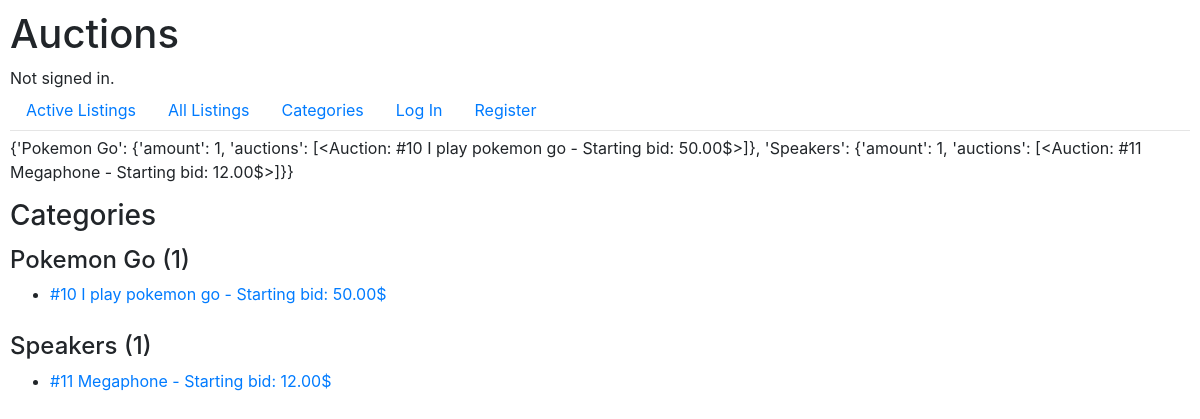
The page /categories/ on the database as committed earlier.
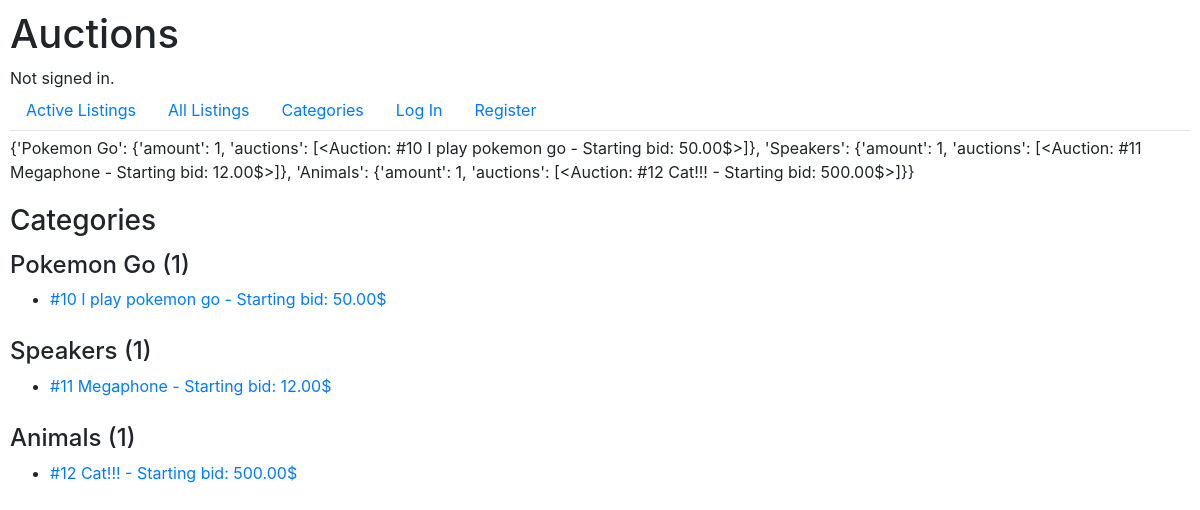
The same page on the database as committed later.
### auctions/models.py (models this page shows)
class Auction(models.Model):
    title = models.CharField(max_length=64)
    description = models.TextField(max_length=256)
    image_url = models.CharField(max_length=256, blank=True, null=True)
    category = models.CharField(max_length=256)
    created_by = models.ForeignKey(
        User,
        on_delete=models.CASCADE,
        related_name="Auction"
    )
    created_at = models.DateTimeField(auto_now_add=True)
    views = models.IntegerField(default=0)
    is_active = models.BooleanField(default=True)
    end_time = models.DateTimeField()
    bid_count = models.IntegerField(default=0)
    starting_bid = models.DecimalField(max_digits=16, decimal_places=2, validators=[MinValueValidator(0)])
    current_bid = models.ForeignKey(
        "Bid",
        on_delete=models.SET_NULL,
        null=True,
        blank=True,
        related_name="auction_bids"
    )
    winner = models.ForeignKey(
        User,
        on_delete=models.SET_NULL,
        null=True,
        blank=True,
        related_name="winner"
    )
    def __str__(self):
        if self.current_bid is None:
            bid_status = f"Starting bid: {self.starting_bid:,}$"
        else:
            bid_status = f"Current bid: {self.current_bid.amount:,}$ by {self.current_bid.bidder}"
        return f"#{self.id:,} {self.title} - {bid_status}"

### auctions/views.py (the view)
# urls.py: path("categories/", views.categories, name="categories"),
def categories(request):
    active_auctions = Auction.objects.filter(is_active=True).order_by("-id")
    active_auctions = Auction.objects.filter()
    categories = {}
    for auction in active_auctions:
        category = auction.category.title()
        if category not in categories:
            categories[category] = {
                "amount": 1,
                "auctions": [auction]
            }
        else:
            categories[category]["amount"] += 1
            categories[category]["auctions"].append(auction)
    print(categories)
    return render(request, "auctions/categories.html", {
        "categories": categories,
    })

### auctions/templates/auctions/categories.html (shortened to what this page needs)
{% extends 'auctions/layout.html' %}
{% block body %}
{{ categories }}
<h3>Categories</h1>
{% for category, data in categories.items %}
<p>
    <h4>{{ category }} ({{ data.amount }})</h3>
    <ul>
        {% for auction in data.auctions %}
        <li><a href="{% url 'auctions:listing' auction.id %}">{{ auction }}</a></li>
        {% endfor %}
    </ul>
</p>
{% endfor %}
{% endblock body %}

### auctions/templates/auctions/layout.html (shortened to what this page needs)
{% load static %}
<!DOCTYPE html>
<html lang="en">
    <head>
        <link rel="stylesheet" href="https://stackpath.bootstrapcdn.com/bootstrap/4.4.1/css/bootstrap.min.css">
        <link href="{% static 'auctions/styles.css' %}" rel="stylesheet">
    </head>
    <body>
        <h1>Auctions</h1>
        <div>
            {% if user.is_authenticated %}
                Signed in as <strong>{{ user.username }}</strong>.
            {% else %}
                Not signed in.
            {% endif %}
        </div>
        <ul class="nav">
            <li class="nav-item">
                <a class="nav-link" href="{% url 'auctions:index' %}">Active Listings</a>
            </li>
            <li class="nav-item">
                <a class="nav-link" href="{% url 'auctions:all' %}">All Listings</a>
            </li>
            <li class="nav-item">
                <a class="nav-link" href="{% url 'auctions:categories' %}">Categories</a>
            </li>
            {% if user.is_authenticated %}
                <li class="nav-item">
                    <a class="nav-link" href="{% url 'auctions:new' %}">New Listing</a>
                </li>
                <li class="nav-item">
                    <a class="nav-link" href="{% url 'auctions:watchlist' %}">Watchlist</a>
                </li>
                <li class="nav-item">
                    <a class="nav-link" href="{% url 'auctions:logout' %}">Log Out</a>
                </li>
            {% else %}
                <li class="nav-item">
                    <a class="nav-link" href="{% url 'auctions:login' %}">Log In</a>
                </li>
                <li class="nav-item">
                    <a class="nav-link" href="{% url 'auctions:register' %}">Register</a>
                </li>
            {% endif %}
        </ul>
        <hr>
        {% block body %}
        {% endblock %}
    </body>
</html>

### auctions/static/auctions/styles.css (style rules this page uses)
body { margin: 0; padding: 10px; }
p { display: flex; justify-content: space-between; margin: 5px; }
hr { margin: 0 0 5px 0; padding: 0; }

Rows that differ between the two databases and show on the page:
computed for Auction "#10 I play pokemon go - Starting bid: 50.00$": current_bid+starting_bid+id "…Megaphone - Starting bid: 12.00$>]}}" → "…Megaphone - Starting bid: 12.00$>]}, 'Animals': {'amount': 1, 'auctions': [<Auction: #12 Cat!!! - Starting bid: 500.00$>]}}"
added Auction: category "Animals", amount "1", current_bid+starting_bid+id "#12 Cat!!! - Starting bid: 500.00$"
